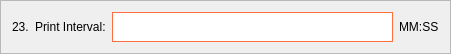
           <widget class="QFrame" name="frame_30">
            <property name="geometry">
             <rect>
              <x>60</x>
              <y>1500</y>
              <width>451</width>
              <height>51</height>
             </rect>
            </property>
            <property name="frameShape">
             <enum>QFrame::StyledPanel</enum>
            </property>
            <property name="frameShadow">
             <enum>QFrame::Raised</enum>
            </property>
            <layout class="QHBoxLayout" name="horizontalLayout_30">
             <item>
              <widget class="QLabel" name="label_83">
               <property name="styleSheet">
                <string notr="true">color: black;
font: 12pt &quot;Segoe UI&quot;;</string>
               </property>
               <property name="text">
                <string>23.</string>
               </property>
              </widget>
             </item>
             <item>
              <widget class="QLabel" name="label_84">
               <property name="styleSheet">
                <string notr="true">color: black;
font: 12pt &quot;Segoe UI&quot;;</string>
               </property>
               <property name="text">
                <string>Print Interval:</string>
               </property>
              </widget>
             </item>
             <item>
              <widget class="QLineEdit" name="nombre_line_edit_27">
               <property name="minimumSize">
                <size>
                 <width>0</width>
                 <height>30</height>
                </size>
               </property>
               <property name="styleSheet">
                <string notr="true">background-color: white;
border: 1px solid #ff6e40;</string>
               </property>
              </widget>
             </item>
             <item>
              <widget class="QLabel" name="label_85">
               <property name="styleSheet">
                <string notr="true">color: black;
font: 12pt &quot;Segoe UI&quot;;</string>
               </property>
               <property name="text">
                <string>MM:SS</string>
               </property>
              </widget>
             </item>
            </layout>
           </widget>
